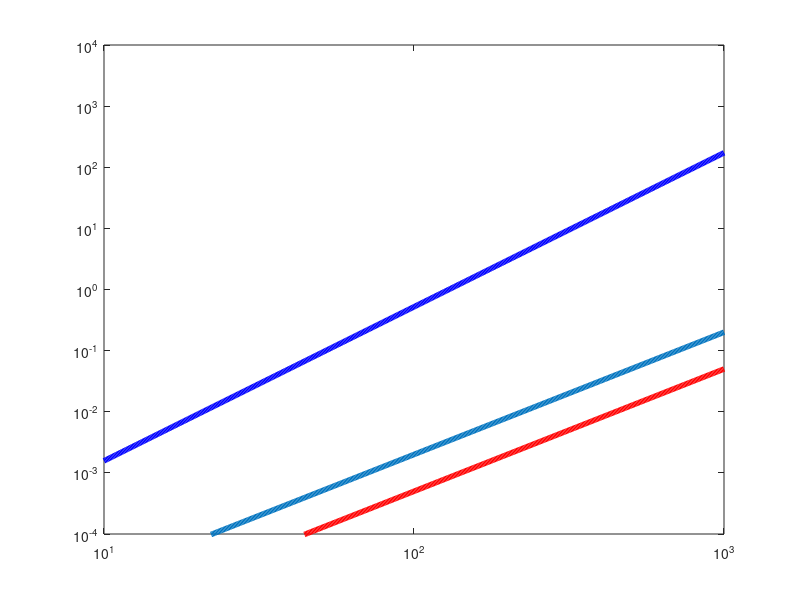

The MATLAB source for this figure: (Note: this script raises an error after producing the figure.)
%% ========================================================================
% SPECIFIC ON-RESISTANCE VERSUS BREAKDOWN VOLTAGE
%
% Curves:
%   1. Si theoretical limit
%   2. 4H-SiC theoretical limit
%   3. GaN theoretical limit
%
% Axes:
%   Breakdown voltage [V]
%   Specific on-resistance [mOhm cm^2]
%
% ========================================================================

clear;
clc;
close all;

%% ========================================================================
% BREAKDOWN-VOLTAGE RANGE
% ========================================================================

Vbr = logspace(1,3,500);   % 10 V to 1000 V

%% ========================================================================
% THEORETICAL / APPROXIMATE LIMIT CURVES
%
% Units:
%   Vbr   -> V
%   Ronsp -> mOhm cm^2
%
% ========================================================================

%% Silicon limit

RonSi = 4.75e-6 .* Vbr.^2.52;

%% 4H-SiC limit

RonSiC = 2.0e-7 .* Vbr.^2;

%% GaN limit

RonGaN = 5.0e-8 .* Vbr.^2;

%% ========================================================================
% CREATE FIGURE
% ========================================================================

fig = figure( ...
    'Color','w', ...
    'Units','centimeters', ...
    'Position',[2 2 23 17]);

ax = axes(fig);

hold(ax,'on');
box(ax,'on');

%% ========================================================================
% COLORS
% ========================================================================

cSi  = [0.00 0.00 1.00];
cSiC = [0.00 0.45 0.75];
cGaN = [1.00 0.00 0.00];

lineWidth = 4;

%% ========================================================================
% PLOT CURVES
% ========================================================================

hSi = loglog( ...
    Vbr, ...
    RonSi, ...
    'Color',cSi, ...
    'LineWidth',lineWidth);

hSiC = loglog( ...
    Vbr, ...
    RonSiC, ...
    'Color',cSiC, ...
    'LineWidth',lineWidth);

hGaN = loglog( ...
    Vbr, ...
    RonGaN, ...
    'Color',cGaN, ...
    'LineWidth',lineWidth);

%% ========================================================================
% AXIS LIMITS
% ========================================================================

xlim(ax,[10 1000]);
ylim(ax,[1e-4 1e4]);

%% ========================================================================
% AXIS FORMATTING
% ========================================================================

ax.XScale = 'log';
ax.YScale = 'log';

ax.FontName = 'Times New Roman';
ax.FontSize = 20;

ax.LineWidth = 1.3;

ax.TickDir = 'in';
ax.TickLength = [0.012 0.012];

%% Grid

grid(ax,'on');

ax.XMinorGrid = 'on';
ax.YMinorGrid = 'on';

ax.GridLineStyle = ':';
ax.MinorGridLineStyle = ':';

ax.GridAlpha = 0.55;
ax.MinorGridAlpha = 0.35;

ax.GridColor = [0 0 0];
ax.MinorGridColor = [0 0 0];

%% ========================================================================
% AXIS LABELS
% ========================================================================

xlabel( ...
    ax, ...
    'Breakdown voltage [V]', ...
    'FontName','Times New Roman', ...
    'FontSize',20);

ylabel( ...
    ax, ...
    'Specific on-resistance [m\Omega cm^2]', ...
    'FontName','Times New Roman', ...
    'FontSize',20);

% title( ...
%     ax, ...
%     'Specific on-resistance versus breakdown voltage', ...
%     'FontName','Times New Roman', ...
%     'FontSize',20, ...
%     'FontWeight','bold');

%% ========================================================================
% LEGEND
% ========================================================================

lgd = legend( ...
    [hSi hSiC hGaN], ...
    { ...
    'Si limit', ...
    '4H-SiC limit', ...
    'GaN limit' ...
    }, ...
    'Location','northwest');

lgd.FontName = 'Times New Roman';
lgd.FontSize = 18;
lgd.FontWeight = 'bold';

lgd.Box = 'on';

%% ========================================================================
% REFERENCE VOLTAGE LINES
% ========================================================================

% Vref1 = 200;
% Vref2 = 600;
% 
% xline( ...
%     ax, ...
%     Vref1, ...
%     '--k', ...
%     'LineWidth',2.2, ...
%     'HandleVisibility','off');
% 
% xline( ...
%     ax, ...
%     Vref2, ...
%     '--k', ...
%     'LineWidth',2.2, ...
%     'HandleVisibility','off');

%% ========================================================================
% REFERENCE VOLTAGE LABELS
% ========================================================================

% text( ...
%     ax, ...
%     175, ...
%     1.7e-4, ...
%     '200 V', ...
%     'FontName','Times New Roman', ...
%     'FontSize',13, ...
%     'FontWeight','bold', ...
%     'HorizontalAlignment','center');
% 
% text( ...
%     ax, ...
%     520, ...
%     1.7e-4, ...
%     '600 V', ...
%     'FontName','Times New Roman', ...
%     'FontSize',13, ...
%     'FontWeight','bold', ...
%     'HorizontalAlignment','center');

%% ========================================================================
% CURVE LABELS
% ========================================================================

% text( ...
%     ax, ...
%     500, ...
%     1.2e3, ...
%     'Si limit', ...
%     'FontName','Times New Roman', ...
%     'FontSize',16, ...
%     'FontWeight','bold');
% 
% text( ...
%     ax, ...
%     50, ...
%     3e-2, ...
%     '4H-SiC limit', ...
%     'FontName','Times New Roman', ...
%     'FontSize',16, ...
%     'FontWeight','bold');
% 
% text( ...
%     ax, ...
%     480, ...
%     1.1e-3, ...
%     'GaN limit', ...
%     'FontName','Times New Roman', ...
%     'FontSize',16, ...
%     'FontWeight','bold');

%% ========================================================================
% OPTIONAL ARROWS
%
% These arrows are only graphical annotations.
% You can move or delete them manually.
% ========================================================================

%% Silicon arrow

% annotation( ...
%     fig, ...
%     'textarrow', ...
%     [0.84 0.82], ...
%     [0.78 0.68], ...
%     'String','', ...
%     'LineWidth',3, ...
%     'HeadLength',10, ...
%     'HeadWidth',10);

%% SiC arrow

% annotation( ...
%     fig, ...
%     'textarrow', ...
%     [0.49 0.49], ...
%     [0.42 0.32], ...
%     'String','', ...
%     'LineWidth',3, ...
%     'HeadLength',10, ...
%     'HeadWidth',10);

%% GaN arrow

    % fig, ...
    % 'textarrow', ...
    % [0.81 0.81], ...
    % [0.25 0.34], ...
    % 'String','', ...
    % 'LineWidth',3, ...
    % 'HeadLength',10, ...
    % 'HeadWidth',10);annotation( ...


%% ========================================================================
% ENABLE MANUAL EDITING
% ========================================================================

plotedit(fig,'on');

%% ========================================================================
% EXPORT COMMANDS
%
% Run these manually after arranging labels/arrows if needed.
% ========================================================================

% Save editable figure:
%
% savefig(gcf,'Ronsp_vs_BreakdownVoltage.fig');

% Export vector PDF:
%
% exportgraphics( ...
%     gcf, ...
%     'Ronsp_vs_BreakdownVoltage.pdf', ...
%     'ContentType','vector', ...
%     'BackgroundColor','white');

% Export PNG:
%
% exportgraphics( ...
%     gcf, ...
%     'Ronsp_vs_BreakdownVoltage.png', ...
%     'Resolution',600, ...
%     'BackgroundColor','white');
